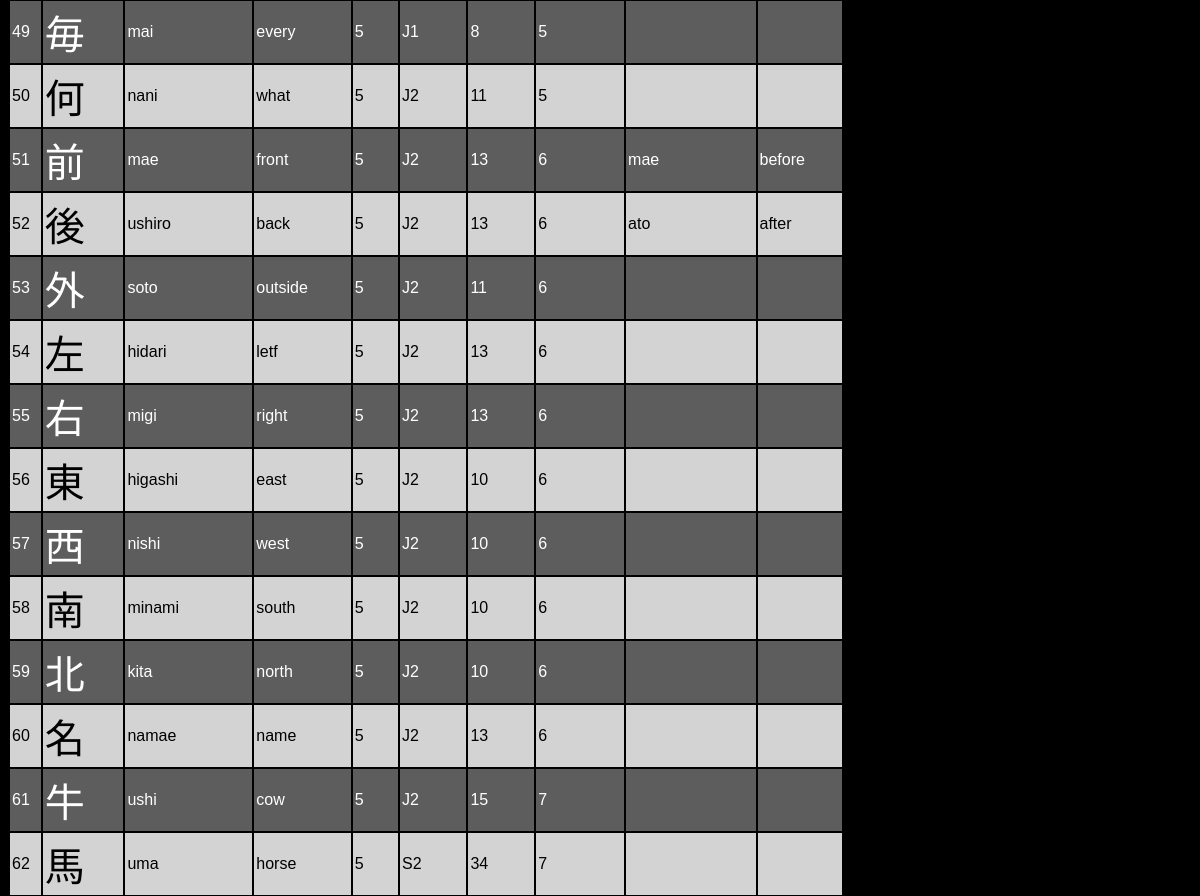
/data/ (middle part), run on an earlier commit of the app's database.
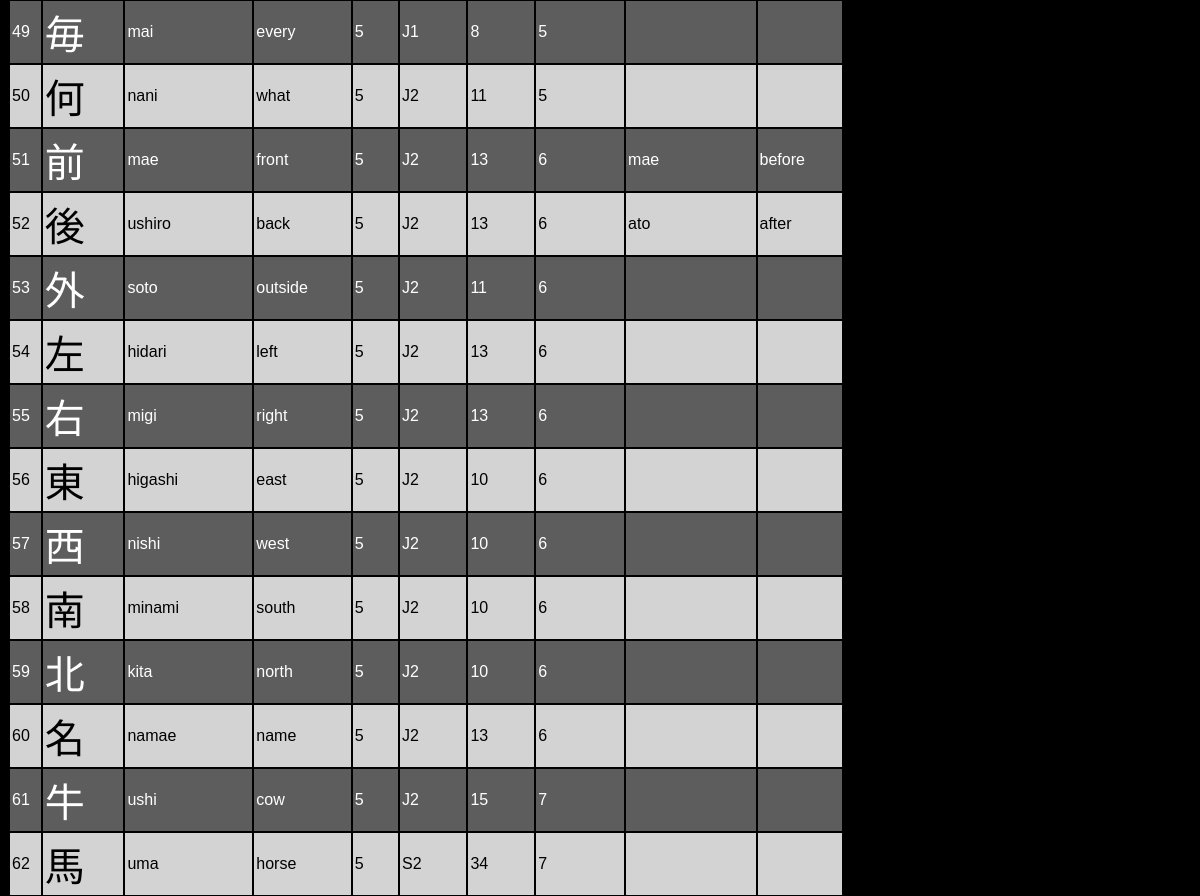
And on a later commit of the database.
### kanjis/models.py (models this page shows, shortened)
class Kanji(models.Model):
    character = models.CharField(max_length=1,null=False,unique=True)
    pron1 = models.CharField(null=False)
    mean1 = models.CharField(null=False)
    pron2 = models.CharField(null=True, blank=True)
    mean2 = models.CharField(null=True, blank=True)
    jlpt = models.IntegerField(null=False,validators=[MinValueValidator(1),MaxValueValidator(5)])
    rkmath = models.CharField(max_length=2,null=True)
    jaltap = models.IntegerField(null=True,validators=[MinValueValidator(1),MaxValueValidator(34)])
    somatome = models.IntegerField()

### kanjis/views.py (the view, shortened to what this page needs)
# urls.py: path('data/', views.data, name='data'),
def data(request):
    mydata = Kanji.objects.all()
    return render(request, "kanjis/data.html", {"data" : mydata,})

### kanjis/templates/kanjis/data.html (shortened to what this page needs)
{% extends "kanjis/layout.html" %}
{% block body %}
    <table id="database">
        {% for entry in data %}
        <tr>
            <td>{{entry.id}}</td>
            <td class="kanji">{{entry.character}}</td>
            <td>{{entry.pron1}}</td>
            <td>{{entry.mean1}}</td>
            <td>{{entry.jlpt}}</td>
            <td>{{entry.rkmath}}</td>
            <td>{{entry.jaltap}}</td>
            <td>{{entry.somatome}}</td>
            {% if entry.pron2 != None %}
                <td>{{entry.pron2}}</td>
                <td>{{entry.mean2}}</td>
            {% else %}
                <td></td>
                <td></td>
            {% endif %}
        </tr>
        {% endfor %}
    </table>
{% endblock %}

### kanjis/templates/kanjis/layout.html (shortened to what this page needs)
{% load static %}
<!DOCTYPE html>
<html lang="en">
<head>
    <link href="{% static 'kanjis/styles.css' %}" rel="stylesheet">
</head>
<body>
    {% block body %}
    {% endblock %}
</body>
</html>

### kanjis/static/kanjis/styles.css (style rules this page uses)
html { background-color: black; }
body { background-color: black; color: white; font-family: 'BIZ UDGothic', sans-serif; }
tr:nth-child(odd) { background-color: lightgray; color: black; }
tr:nth-child(even) { background-color: rgb(93, 93, 93); color: white; }
#database { color: black; }

What changed in the data, as far as the page shows it:
changed Kanji "hidari": mean1 "letf" → "left"; pron2 empty → empty (drawn)
